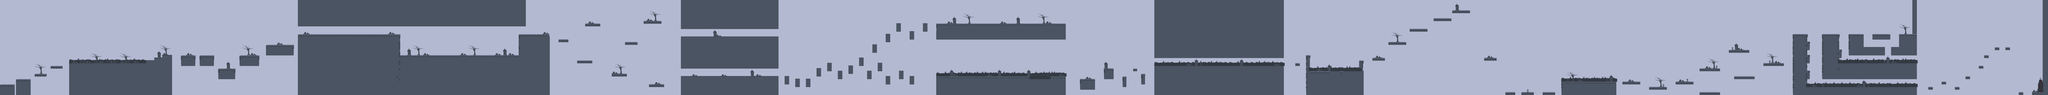

The image is a tile-based game level rendered from a .tmx file. Its description and source (layers, tilesets, objects; grid data summarised) follow:
An orthogonal 770x36 tile map with 30x30 px tiles, 5 tile layers (Static Background, Platforms, Backgrounds, Trees, ...), 15 tilesets and 131 objects.

<map version="1.10" tiledversion="1.10.1" orientation="orthogonal" renderorder="left-up" width="770" height="36" tilewidth="30" tileheight="30" infinite="0" nextlayerid="13" nextobjectid="143">
 <tileset firstgid="1" source="platform_left.tsx" />
 <tileset firstgid="2" source="under_platform_center.tsx" />
 <tileset firstgid="3" source="filler_left.tsx" />
 <tileset firstgid="4" source="under_platform_left.tsx" />
 <tileset firstgid="5" source="background1.tsx" />
 <tileset firstgid="6" source="tree.tsx" />
 <tileset firstgid="7" source="grave1.tsx" />
 <tileset firstgid="8" source="grave2.tsx" />
 <tileset firstgid="9" source="grave3.tsx" />
 <tileset firstgid="10" source="skull_enemy.tsx" />
 <tileset firstgid="18" source="under_platform_right.tsx" />
 <tileset firstgid="19" source="platform_center.tsx" />
 <tileset firstgid="20" source="filler_center.tsx" />
 <tileset firstgid="21" source="church.tsx" />
 <tileset firstgid="22" source="solid background.tsx" />
 <layer id="10" name="Static Background" width="770" height="36">
  <data>[27720 cells, 23898 non-empty, 28 distinct tile ids]</data>
 </layer>
 <layer id="1" name="Platforms" width="770" height="36">
  <data>[27720 cells, 4583 non-empty, 7 distinct tile ids]</data>
 </layer>
 <layer id="2" name="Backgrounds" width="770" height="36">
  <data>[27720 cells, 52 non-empty, 1 distinct tile ids]</data>
 </layer>
 <layer id="3" name="Trees" width="770" height="36">
  <data>[27720 cells, 78 non-empty, 5 distinct tile ids]</data>
 </layer>
 <layer id="4" name="Graves" width="770" height="36">
  <data>[27720 cells, 26 non-empty, 3 distinct tile ids]</data>
 </layer>
 <objectgroup id="5" name="Ground">
  <object id="1" x="-3.55271e-15" y="959.642" width="165.805" height="119.422" />
  <object id="3" x="180.733" y="899.931" width="164.205" height="179.666" />
  <object id="5" x="390.788" y="839.953" width="134.883" height="30.3884" />
  <object id="6" x="570.72" y="749.854" width="134.883" height="30.3884" />
  <object id="7" x="780.228" y="719.731" width="1161.51" height="359.241" />
  <object id="8" x="1741.24" y="654.646" width="199.313" height="30.3884" />
  <object id="9" x="1650.11" y="685.99" width="290.444" height="33.8711" />
  <object id="10" x="1830.63" y="630.267" width="110.504" height="23.423" />
  <object id="17" x="2040.97" y="628.352" width="164.504" height="121.658" />
  <object id="19" x="2251.34" y="628.054" width="164.504" height="121.658" />
  <object id="20" x="2461.02" y="779.608" width="194.643" height="121.658" />
  <object id="21" x="2700.5" y="629.591" width="225.075" height="121.658" />
  <object id="22" x="3000.38" y="510.4" width="315.736" height="121.658" />
  <object id="23" x="3361.6" y="389.197" width="1154" height="686.807" />
  <object id="24" x="4515.71" y="631.635" width="1681.4" height="439.886" />
  <object id="25" x="5851.72" y="390.982" width="346.819" height="244.343" />
  <object id="26" x="3365.2" y="-3.33326" width="2560.49" height="298.404" />
  <object id="27" x="6301.35" y="447.141" width="110.565" height="33.2012" />
  <object id="28" x="6602.63" y="267.162" width="167.493" height="33.2012" />
  <object id="29" x="6512.42" y="687.551" width="168.368" height="33.2012" />
  <object id="30" x="6901.28" y="836.438" width="168.368" height="33.2012" />
  <object id="31" x="7051.04" y="477.356" width="139.467" height="33.2012" />
  <object id="32" x="7260.36" y="236.509" width="202.525" height="33.2012" />
  <object id="33" x="7320.79" y="955.549" width="170.12" height="33.2012" />
  <object id="34" x="7679.84" y="864.187" width="1099.43" height="213.876" />
  <object id="35" x="7681.45" y="415.727" width="1099.43" height="363.9" />
  <object id="36" x="7683.06" y="-3.69529" width="1097.82" height="330.023" />
  <object id="37" x="8850.24" y="864.319" width="51.3728" height="95.295" />
  <object id="38" x="8968.05" y="894.785" width="51.3728" height="95.295" />
  <object id="39" x="9089.91" y="895.365" width="51.3728" height="95.295" />
  <object id="40" x="9208.88" y="774.66" width="51.3728" height="95.295" />
  <object id="41" x="9330.16" y="714.307" width="51.3728" height="95.295" />
  <object id="42" x="9449.13" y="805.417" width="51.3728" height="95.295" />
  <object id="43" x="9569.83" y="744.483" width="51.3728" height="95.295" />
  <object id="44" x="9689.38" y="654.534" width="51.3728" height="95.295" />
  <object id="45" x="9779.33" y="804.836" width="51.3728" height="95.295" />
  <object id="46" x="9899.45" y="714.887" width="51.3728" height="95.295" />
  <object id="47" x="9838.52" y="504.813" width="51.3728" height="95.295" />
  <object id="48" x="9989.4" y="384.107" width="51.3728" height="95.295" />
  <object id="49" x="10110.1" y="264.562" width="51.3728" height="95.295" />
  <object id="50" x="10259.8" y="353.931" width="51.3728" height="95.295" />
  <object id="51" x="10409.6" y="264.562" width="51.3728" height="95.295" />
  <object id="52" x="9989.4" y="865.189" width="51.3728" height="95.295" />
  <object id="53" x="10139.7" y="804.256" width="51.3728" height="95.295" />
  <object id="54" x="10259.2" y="864.028" width="51.3728" height="95.295" />
  <object id="55" x="10558.9" y="867.28" width="1462.56" height="213.005" />
  <object id="56" x="10558.9" y="266.692" width="1461.22" height="180.902" />
  <object id="57" x="12180" y="896.708" width="170.42" height="122.047" />
  <object id="58" x="12450.7" y="777.504" width="109.908" height="123.618" />
  <object id="59" x="12660.3" y="870.065" width="45.5368" height="120.098" />
  <object id="60" x="12781.4" y="779.607" width="44.0778" height="31.8284" />
  <object id="61" x="12871.2" y="839.426" width="44.8073" height="120.828" />
  <object id="62" x="13022.7" y="744.475" width="1457.06" height="335.529" />
  <object id="63" x="13021.6" y="-1.11574" width="1457.06" height="662.333" />
  <object id="64" x="14610.4" y="717.537" width="51.3728" height="33.089" />
  <object id="65" x="14728" y="627.945" width="51.3728" height="451.469" />
  <object id="66" x="14763.1" y="812.691" width="617.827" height="266.948" />
  <object id="67" x="14998.7" y="803.207" width="111.916" height="9.85452" />
  <object id="68" x="15150.1" y="804.148" width="230.556" height="9.85452" />
  <object id="69" x="15329.9" y="687.201" width="49.8019" height="32.4079" />
  <object id="70" x="15330.2" y="719.737" width="44.256" height="85.6485" />
  <object id="71" x="15481" y="656.693" width="140.186" height="32.6533" />
  <object id="72" x="15660.6" y="475.741" width="201.256" height="32.6533" />
  <object id="73" x="15900.7" y="326.419" width="200.542" height="32.6533" />
  <object id="74" x="16170.4" y="207.108" width="200.542" height="32.6533" />
  <object id="75" x="16380.5" y="116.573" width="201.703" height="32.6533" />
  <object id="76" x="16740.1" y="656.744" width="140.186" height="32.6533" />
  <object id="77" x="16979.7" y="1046.94" width="111.849" height="32.6533" />
  <object id="78" x="17160.2" y="1046.94" width="140.186" height="32.6533" />
  <object id="79" x="17399.9" y="1046.94" width="140.186" height="32.6533" />
  <object id="80" x="17610.1" y="925.721" width="620.996" height="155.196" />
  <object id="81" x="18300.3" y="926.572" width="202.308" height="32.6533" />
  <object id="82" x="18599.8" y="985.29" width="202.308" height="32.6533" />
  <object id="83" x="18899.4" y="926.572" width="203.159" height="32.6533" />
  <object id="84" x="19170" y="1046.56" width="232.093" height="32.6533" />
  <object id="85" x="19169.1" y="775.946" width="233.795" height="32.6533" />
  <object id="86" x="19498.5" y="566.602" width="234.646" height="32.6533" />
  </objectgroup>
 <objectgroup id="8" name="skulls">
  <!-- 20 objects omitted --></objectgroup>
 <objectgroup id="12" name="demon">
  <!-- 3 objects omitted --></objectgroup>
 <objectgroup id="11" name="finish">
  <!-- 1 objects omitted --></objectgroup>
</map>
<!-- 54 of 131 objects omitted -->
